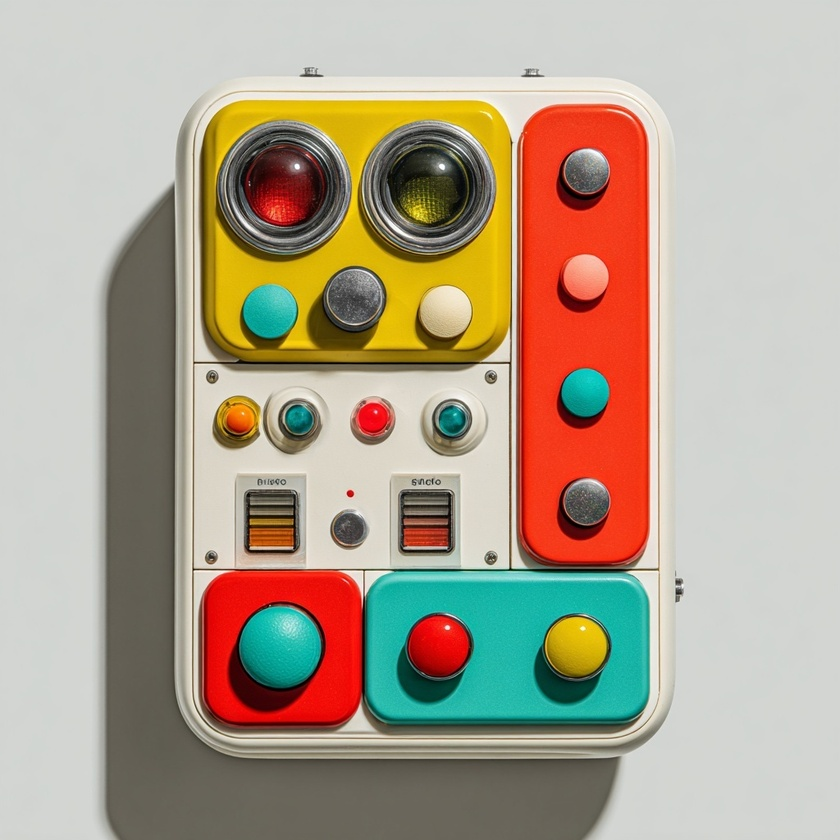
#> input picture test_images/IMG_8324.jpeg, 840 x 840 px, shrunk from 1024 x 1024 before the run
$ python -i cv_image_analysis.py   (imports and definitions only)   (older library calls are emulated)
#> lines starting #> are read from the running program, lines starting #| are printed output that depends on the picture
"""
OpenCV-based image analysis for color extraction.

Provides:
- Histogram analysis
- Color distribution
- Spatial color mapping
- Edge detection for color segmentation
- Histogram equalization
"""

import cv2
import numpy as np


class OpenCVImageAnalysis:
    """OpenCV-based image analysis for color properties"""

    # [123 lines left out: functions calculate_histogram, get_color_distribution, detect_edges, color_quantization, not called in this run]

    @staticmethod
    def histogram_equalization(image: np.ndarray) -> np.ndarray:
        """Apply histogram equalization for better color contrast

        Useful for images with poor contrast
        """
        # Convert to HSV
        if image.shape[2] == 3:
            hsv = cv2.cvtColor(image, cv2.COLOR_RGB2HSV)
#> hsv: shape (840, 840, 3); mean H, S, V 38.3, 71.9, 186
        else:
            hsv = cv2.cvtColor(image, cv2.COLOR_BGR2HSV)

        # Equalize V channel only
        h, s, v = cv2.split(hsv)
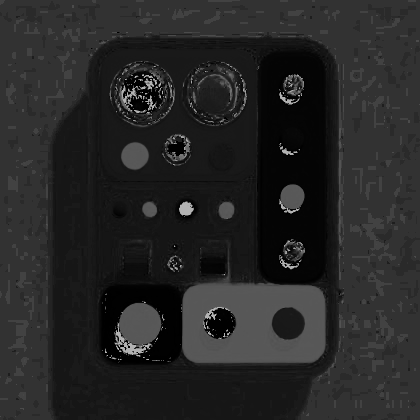
#> h: shape (840, 840) (shown at 1/2 size); min 0, max 179, mean 38.3
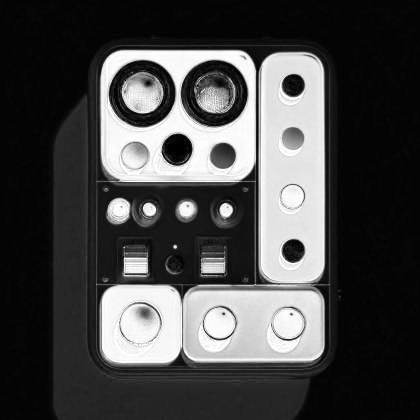
#> s: shape (840, 840) (shown at 1/2 size); min 0, max 255, mean 71.9
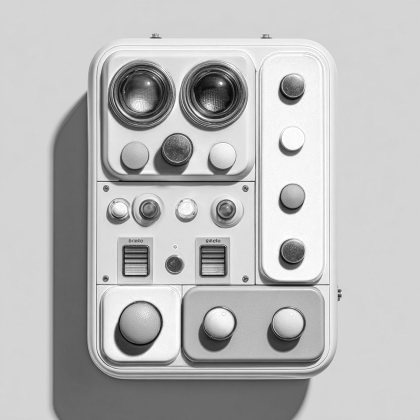
#> v: shape (840, 840) (shown at 1/2 size); min 0, max 255, mean 186
        v = cv2.equalizeHist(v)
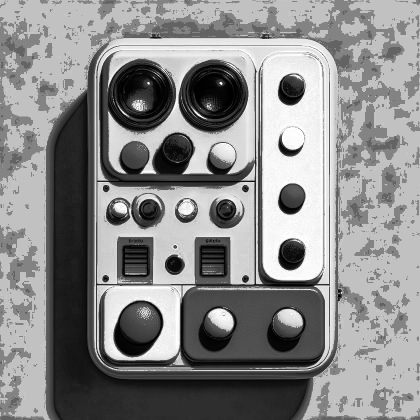
#> v: shape (840, 840) (shown at 1/2 size); min 0, max 255, mean 137.6

        # Merge back
        hsv_eq = cv2.merge([h, s, v])
#> hsv_eq: shape (840, 840, 3); mean H, S, V 38.3, 71.9, 137.6

        # Convert back to RGB
        if image.shape[2] == 3:
            equalized = cv2.cvtColor(hsv_eq, cv2.COLOR_HSV2RGB)
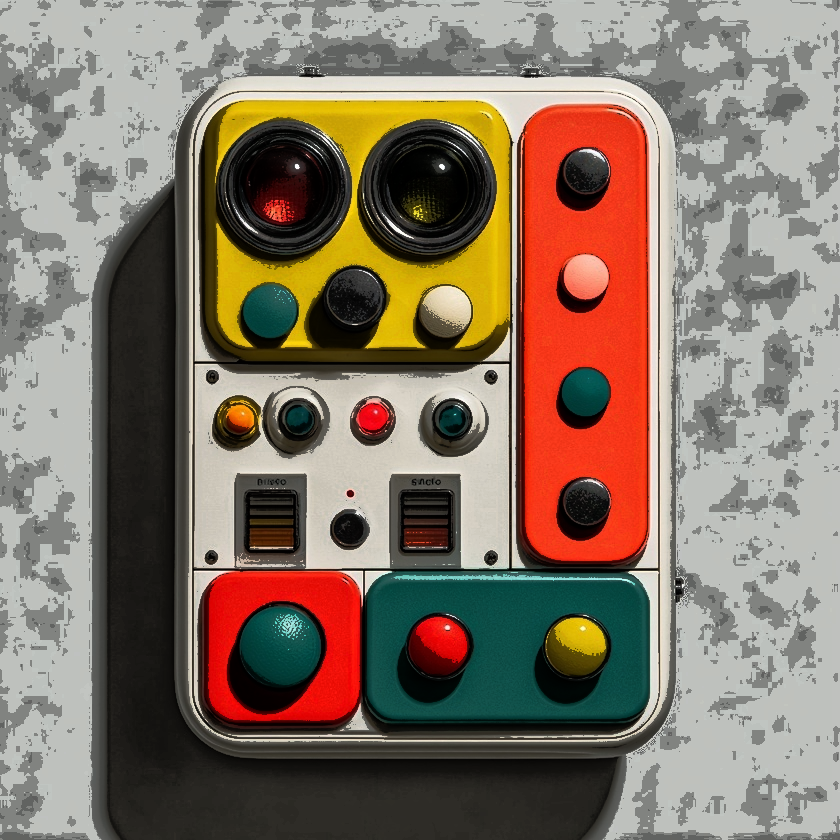
#> equalized: shape (840, 840, 3); mean R, G, B 132.8, 116.3, 101.9
        else:
            equalized = cv2.cvtColor(hsv_eq, cv2.COLOR_HSV2BGR)

        return equalized

    # [67 lines left out: functions get_dominant_color_regions, calculate_image_properties, not called in this run]

>>> import cv2
>>> picture = cv2.cvtColor(cv2.imread('../../../test_images/IMG_8324.jpeg'), cv2.COLOR_BGR2RGB)
>>> result = OpenCVImageAnalysis().histogram_equalization(picture)

$ run again, on test_images/IMG_8325.jpeg
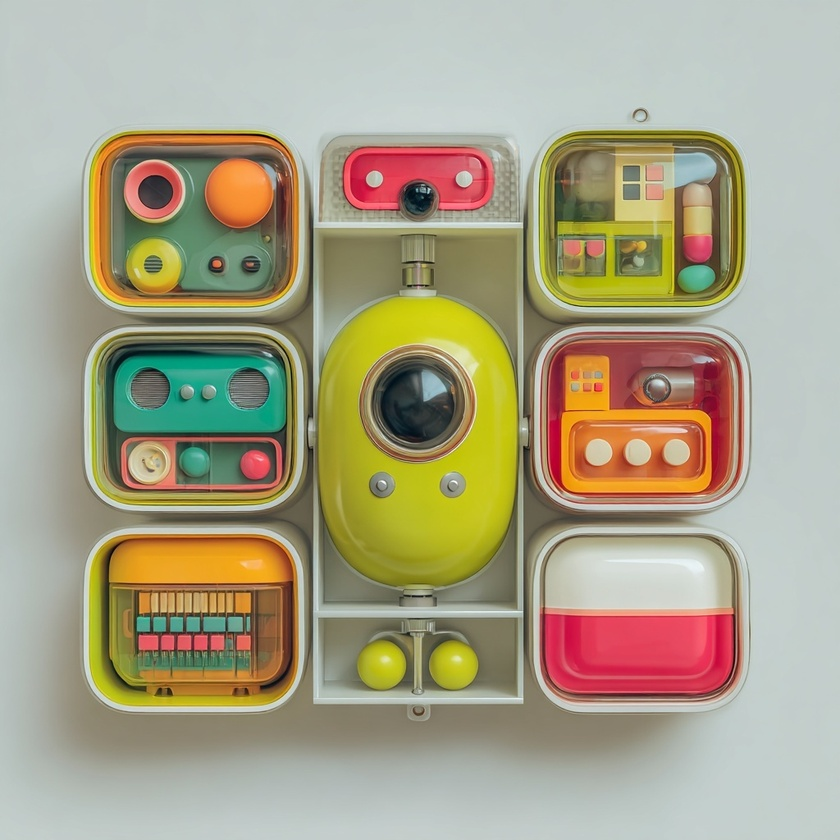
#> input picture test_images/IMG_8325.jpeg, 840 x 840 px, shrunk from 1024 x 1024 before the run
#> hsv: shape (840, 840, 3); mean H, S, V 56.7, 70.6, 175.8
#> in histogram_equalization, `h, s, v = cv2.split(hsv)`:
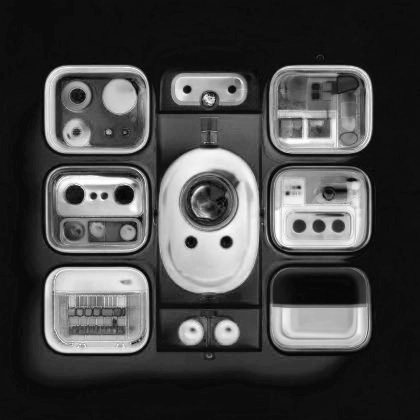
#> s: shape (840, 840) (shown at 1/2 size); min 0, max 255, mean 70.6
#> hsv_eq: shape (840, 840, 3); mean H, S, V 56.7, 70.6, 129.6
#> in histogram_equalization, `equalized = cv2.cvtColor(hsv_eq, cv2.COLOR_HSV2RGB)`:
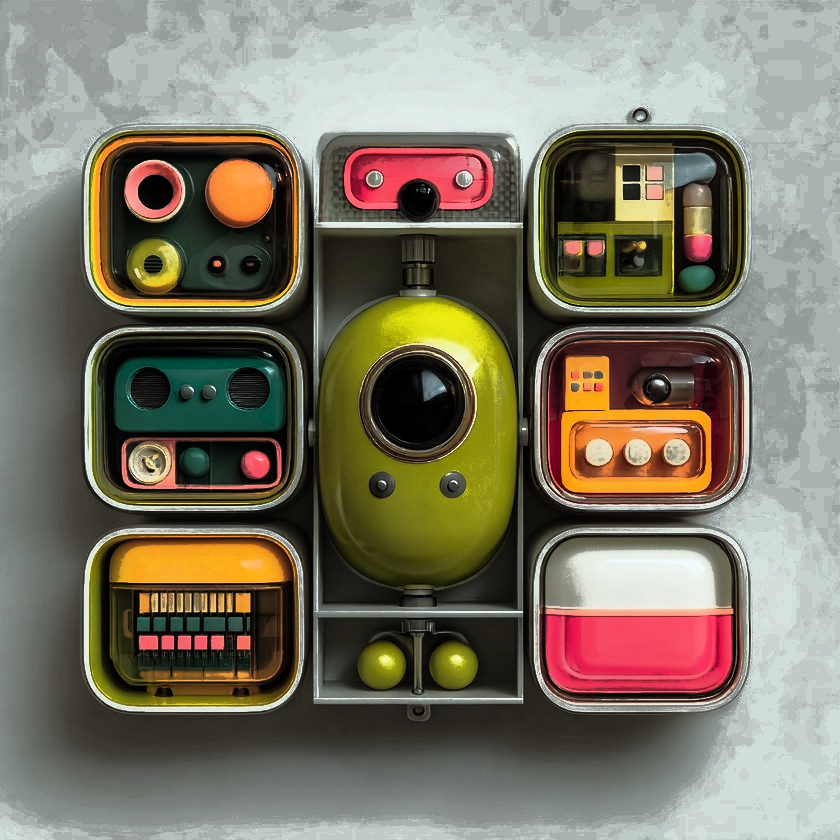
#> equalized: shape (840, 840, 3); mean R, G, B 124, 117.6, 100.9
